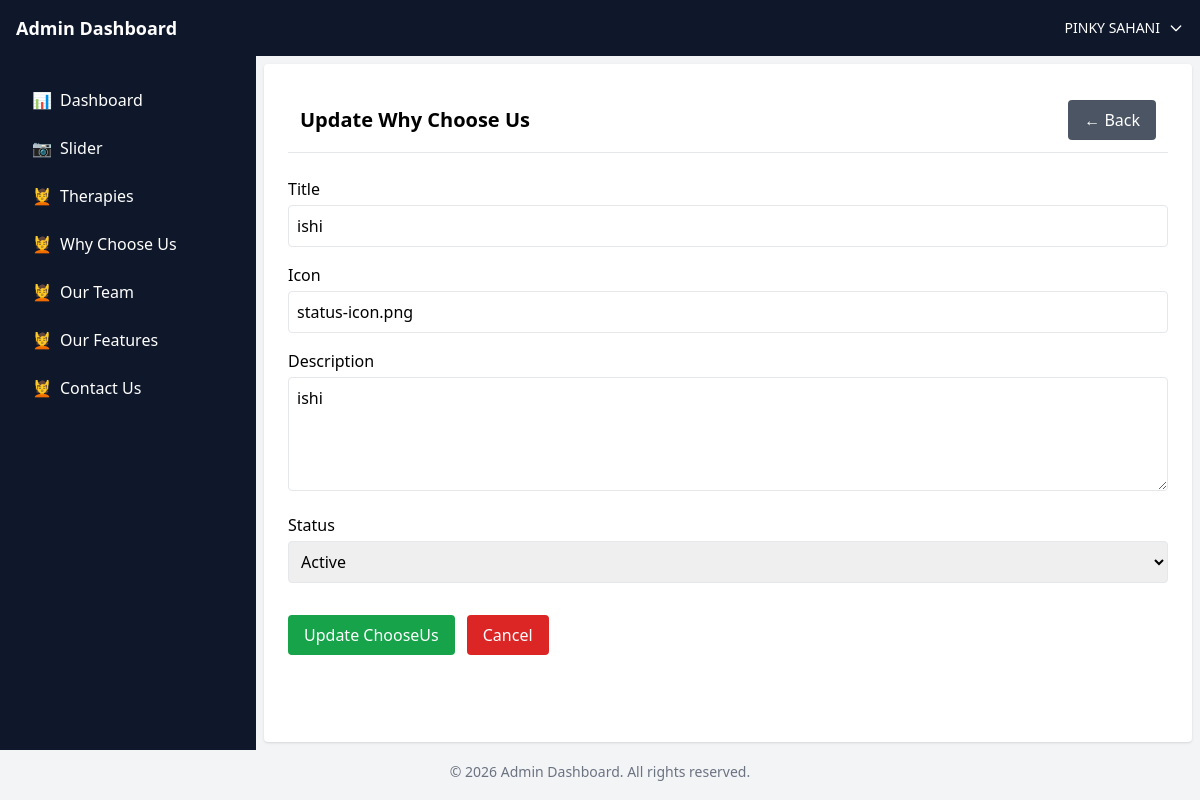
The page /admin/chooseUs/update_chooseUs.php?id=21 (signed in) on the database its author committed.
### tables this page shows
CREATE TABLE `chooseus` (
  `id` int(11) NOT NULL,
  `title` varchar(100) NOT NULL,
  `description` text NOT NULL,
  `icon` varchar(50) NOT NULL,
  `status` tinyint(50) NOT NULL,
  `created_at` timestamp NOT NULL DEFAULT current_timestamp()
);

### admin/controllers/update.php (called while the page is built, shortened)
<?php
function getChooseUsById($conn, $id)
{
    $sql = "SELECT * FROM chooseus WHERE id = :id";
    $stmt = $conn->prepare($sql);
    $stmt->bindParam(':id', $id);
    $stmt->execute();
    $choose = $stmt->fetch(PDO::FETCH_ASSOC);
    return $choose;
}

### admin/chooseUs/update_chooseUs.php (the view, shortened to what this page needs)
<?php
require_once('../../connect.php');
require_once('../adminheader.php');
require_once('../controllers/update.php');
$id = (int) $_GET['id'];
$choose = getChooseUsById($conn, $id);
?>
<div class="flex min-h-[calc(100vh-106px)]">
    <?php require_once('../adminsidebar.php'); ?>
    <main class="flex-1 p-2">
        <div class="bg-white h-full rounded shadow p-6">
            <div class="flex items-center justify-between p-3 border-b sticky top-0 bg-white z-20">
                <h2 class="text-lg sm:text-xl font-bold">
                    Update Why Choose Us
                </h2>
                <a href="manage_chooseUs.php"
                    class="bg-gray-600 text-white px-4 py-2 rounded hover:bg-gray-700 transition whitespace-nowrap">
                    ← Back
                </a>
            </div>
            <form method="POST" class=" mt-6 space-y-4">
                <div>
                    <label class="block font-medium mb-1">Title</label>
                    <input type="text" name="title" value="<?= $choose['title']; ?>" class="w-full border p-2 rounded"
                        required>
                </div>
                <div>
                    <label class="block font-medium mb-1">Icon</label>
                    <input type="text" name="icon" value="<?= $choose['icon']; ?>" class="w-full border p-2 rounded"
                        required>
                </div>
                <div>
                    <label class="block font-medium mb-1">Description</label>
                    <textarea name="description" rows="4"
                        class="w-full border p-2 rounded"><?= $choose['description']; ?></textarea>
                </div>
                <div>
                    <label class="block font-medium mb-1">Status</label>
                    <select name="status" class="w-full border p-2 rounded">
                        <option value="1" <?= $choose['status'] == 1 ? 'selected' : ''; ?>>Active</option>
                    </select>
                </div>
                <div class="flex  gap-3 pt-4">
                    <button type="submit" name="updatechoose"
                        class="bg-green-600 text-white px-4 py-2 rounded hover:bg-green-700 transition w-full sm:w-auto  whitespace-nowrap">
                        Update ChooseUs
                    </button>
                    <a href="manage_chooseUs.php"
                        class="bg-red-600 text-white px-4 py-2 rounded hover:bg-red-700 transition text-center w-full sm:w-auto whitespace-nowrap">
                        Cancel
                    </a>
                </div>
            </form>
        </div>
    </main>
</div>
<?php require_once('../adminfooter.php'); ?>

### rows shown on the page
chooseus: title "ishi", icon "status-icon.png", description "ishi", status "Active"

### other values the page prints
$_SESSION['name'] "PINKY SAHANI"
